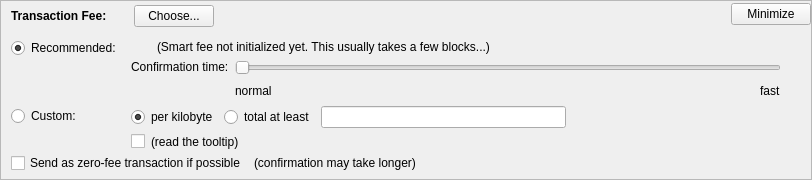
    <widget class="QFrame" name="frameFee">
     <property name="sizePolicy">
      <sizepolicy hsizetype="Expanding" vsizetype="Expanding">
       <horstretch>0</horstretch>
       <verstretch>0</verstretch>
      </sizepolicy>
     </property>
     <property name="maximumSize">
      <size>
       <width>16777215</width>
       <height>16777215</height>
      </size>
     </property>
     <property name="frameShape">
      <enum>QFrame::StyledPanel</enum>
     </property>
     <property name="frameShadow">
      <enum>QFrame::Sunken</enum>
     </property>
     <layout class="QVBoxLayout" name="verticalLayoutFee1">
      <property name="spacing">
       <number>0</number>
      </property>
      <property name="leftMargin">
       <number>0</number>
      </property>
      <property name="topMargin">
       <number>0</number>
      </property>
      <property name="rightMargin">
       <number>0</number>
      </property>
      <property name="bottomMargin">
       <number>0</number>
      </property>
      <item>
       <layout class="QVBoxLayout" name="verticalLayoutFee2" stretch="0,0,0">
        <property name="spacing">
         <number>0</number>
        </property>
        <property name="leftMargin">
         <number>10</number>
        </property>
        <property name="topMargin">
         <number>0</number>
        </property>
        <item>
         <layout class="QHBoxLayout" name="horizontalLayoutFee1">
          <property name="bottomMargin">
           <number>0</number>
          </property>
          <item>
           <layout class="QVBoxLayout" name="verticalLayoutFee7">
            <property name="spacing">
             <number>0</number>
            </property>
            <item>
             <spacer name="verticalSpacerSmartFee">
              <property name="orientation">
               <enum>Qt::Vertical</enum>
              </property>
              <property name="sizeType">
               <enum>QSizePolicy::Fixed</enum>
              </property>
              <property name="sizeHint" stdset="0">
               <size>
                <width>1</width>
                <height>4</height>
               </size>
              </property>
             </spacer>
            </item>
            <item>
             <layout class="QHBoxLayout" name="horizontalLayoutSmartFee">
              <property name="spacing">
               <number>10</number>
              </property>
              <item>
               <widget class="QLabel" name="labelFeeHeadline">
                <property name="sizePolicy">
                 <sizepolicy hsizetype="Preferred" vsizetype="Maximum">
                  <horstretch>0</horstretch>
                  <verstretch>0</verstretch>
                 </sizepolicy>
                </property>
                <property name="font">
                 <font>
                  <weight>75</weight>
                  <bold>true</bold>
                 </font>
                </property>
                <property name="styleSheet">
                 <string notr="true">font-weight:bold;</string>
                </property>
                <property name="text">
                 <string>Transaction Fee:</string>
                </property>
               </widget>
              </item>
              <item>
               <widget class="QLabel" name="labelFeeMinimized">
                <property name="text">
                 <string/>
                </property>
               </widget>
              </item>
              <item>
               <widget class="QPushButton" name="buttonChooseFee">
                <property name="text">
                 <string>Choose...</string>
                </property>
               </widget>
              </item>
             </layout>
            </item>
            <item>
             <spacer name="verticalSpacer_5">
              <property name="orientation">
               <enum>Qt::Vertical</enum>
              </property>
              <property name="sizeHint" stdset="0">
               <size>
                <width>1</width>
                <height>1</height>
               </size>
              </property>
             </spacer>
            </item>
           </layout>
          </item>
          <item>
           <spacer name="horizontalSpacer_4">
            <property name="orientation">
             <enum>Qt::Horizontal</enum>
            </property>
            <property name="sizeHint" stdset="0">
             <size>
              <width>40</width>
              <height>20</height>
             </size>
            </property>
           </spacer>
          </item>
          <item>
           <widget class="QPushButton" name="buttonMinimizeFee">
            <property name="toolTip">
             <string>collapse fee-settings</string>
            </property>
            <property name="text">
             <string>Minimize</string>
            </property>
           </widget>
          </item>
         </layout>
        </item>
        <item>
         <widget class="QFrame" name="frameFeeSelection">
          <layout class="QVBoxLayout" name="verticalLayoutFee12">
           <property name="spacing">
            <number>0</number>
           </property>
           <property name="leftMargin">
            <number>0</number>
           </property>
           <property name="topMargin">
            <number>0</number>
           </property>
           <property name="rightMargin">
            <number>0</number>
           </property>
           <property name="bottomMargin">
            <number>0</number>
           </property>
           <item>
            <layout class="QGridLayout" name="gridLayoutFee">
             <property name="topMargin">
              <number>10</number>
             </property>
             <property name="bottomMargin">
              <number>4</number>
             </property>
             <property name="horizontalSpacing">
              <number>10</number>
             </property>
             <property name="verticalSpacing">
              <number>4</number>
             </property>
             <item row="1" column="1">
              <layout class="QVBoxLayout" name="verticalLayoutFee8">
               <property name="spacing">
                <number>6</number>
               </property>
               <item>
                <layout class="QHBoxLayout" name="horizontalLayoutFee13">
                 <item>
                  <widget class="QRadioButton" name="radioCustomPerKilobyte">
                   <property name="toolTip">
                    <string>If the custom fee is set to 1000 satoshis and the transaction is only 250 bytes, then &quot;per kilobyte&quot; only pays 250 satoshis in fee, while &quot;total at least&quot; pays 1000 satoshis. For transactions bigger than a kilobyte both pay by kilobyte.</string>
                   </property>
                   <property name="text">
                    <string>per kilobyte</string>
                   </property>
                   <property name="checked">
                    <bool>true</bool>
                   </property>
                   <attribute name="buttonGroup">
                    <string notr="true">groupCustomFee</string>
                   </attribute>
                  </widget>
                 </item>
                 <item>
                  <widget class="QRadioButton" name="radioCustomAtLeast">
                   <property name="toolTip">
                    <string>If the custom fee is set to 1000 satoshis and the transaction is only 250 bytes, then &quot;per kilobyte&quot; only pays 250 satoshis in fee, while &quot;total at least&quot; pays 1000 satoshis. For transactions bigger than a kilobyte both pay by kilobyte.</string>
                   </property>
                   <property name="text">
                    <string>total at least</string>
                   </property>
                   <attribute name="buttonGroup">
                    <string notr="true">groupCustomFee</string>
                   </attribute>
                  </widget>
                 </item>
                 <item>
                  <widget class="FreecoinAmountField" name="customFee"/>
                 </item>
                 <item>
                  <spacer name="horizontalSpacer_6">
                   <property name="orientation">
                    <enum>Qt::Horizontal</enum>
                   </property>
                   <property name="sizeHint" stdset="0">
                    <size>
                     <width>1</width>
                     <height>1</height>
                    </size>
                   </property>
                  </spacer>
                 </item>
                </layout>
               </item>
               <item>
                <layout class="QHBoxLayout" name="horizontalLayoutFee8">
                 <item>
                  <widget class="QCheckBox" name="checkBoxMinimumFee">
                   <property name="toolTip">
                    <string>Paying only the minimum fee is just fine as long as there is less transaction volume than space in the blocks. But be aware that this can end up in a never confirming transaction once there is more demand for freecoin transactions than the network can process.</string>
                   </property>
                   <property name="text">
                    <string/>
                   </property>
                  </widget>
                 </item>
                 <item>
                  <widget class="QLabel" name="labelMinFeeWarning">
                   <property name="enabled">
                    <bool>true</bool>
                   </property>
                   <property name="toolTip">
                    <string>Paying only the minimum fee is just fine as long as there is less transaction volume than space in the blocks. But be aware that this can end up in a never confirming transaction once there is more demand for freecoin transactions than the network can process.</string>
                   </property>
                   <property name="text">
                    <string>(read the tooltip)</string>
                   </property>
                   <property name="margin">
                    <number>5</number>
                   </property>
                  </widget>
                 </item>
                 <item>
                  <spacer name="horizontalSpacer_2">
                   <property name="orientation">
                    <enum>Qt::Horizontal</enum>
                   </property>
                   <property name="sizeHint" stdset="0">
                    <size>
                     <width>1</width>
                     <height>1</height>
                    </size>
                   </property>
                  </spacer>
                 </item>
                </layout>
               </item>
              </layout>
             </item>
             <item row="0" column="0">
              <layout class="QVBoxLayout" name="verticalLayoutFee4" stretch="0,1">
               <item>
                <widget class="QRadioButton" name="radioSmartFee">
                 <property name="text">
                  <string>Recommended:</string>
                 </property>
                 <property name="checked">
                  <bool>true</bool>
                 </property>
                 <attribute name="buttonGroup">
                  <string notr="true">groupFee</string>
                 </attribute>
                </widget>
               </item>
               <item>
                <spacer name="verticalSpacer_2">
                 <property name="orientation">
                  <enum>Qt::Vertical</enum>
                 </property>
                 <property name="sizeHint" stdset="0">
                  <size>
                   <width>1</width>
                   <height>1</height>
                  </size>
                 </property>
                </spacer>
               </item>
              </layout>
             </item>
             <item row="1" column="0">
              <layout class="QVBoxLayout" name="verticalLayoutFee9" stretch="0,1">
               <item>
                <widget class="QRadioButton" name="radioCustomFee">
                 <property name="text">
                  <string>Custom:</string>
                 </property>
                 <attribute name="buttonGroup">
                  <string notr="true">groupFee</string>
                 </attribute>
                </widget>
               </item>
               <item>
                <spacer name="verticalSpacer_6">
                 <property name="orientation">
                  <enum>Qt::Vertical</enum>
                 </property>
                 <property name="sizeHint" stdset="0">
                  <size>
                   <width>1</width>
                   <height>1</height>
                  </size>
                 </property>
                </spacer>
               </item>
              </layout>
             </item>
             <item row="0" column="1">
              <layout class="QVBoxLayout" name="verticalLayoutFee3" stretch="0,0,1">
               <property name="spacing">
                <number>6</number>
               </property>
               <property name="topMargin">
                <number>2</number>
               </property>
               <item>
                <layout class="QHBoxLayout" name="horizontalLayoutFee12">
                 <item>
                  <widget class="QLabel" name="labelSmartFee">
                   <property name="text">
                    <string/>
                   </property>
                   <property name="margin">
                    <number>2</number>
                   </property>
                  </widget>
                 </item>
                 <item>
                  <widget class="QLabel" name="labelFeeEstimation">
                   <property name="text">
                    <string/>
                   </property>
                  </widget>
                 </item>
                 <item>
                  <widget class="QLabel" name="labelSmartFee2">
                   <property name="text">
                    <string>(Smart fee not initialized yet. This usually takes a few blocks...)</string>
                   </property>
                   <property name="margin">
                    <number>2</number>
                   </property>
                  </widget>
                 </item>
                 <item>
                  <spacer name="horizontalSpacer_5">
                   <property name="orientation">
                    <enum>Qt::Horizontal</enum>
                   </property>
                   <property name="sizeHint" stdset="0">
                    <size>
                     <width>1</width>
                     <height>1</height>
                    </size>
                   </property>
                  </spacer>
                 </item>
                </layout>
               </item>
               <item>
                <layout class="QHBoxLayout" name="horizontalLayoutFee9">
                 <item>
                  <layout class="QVBoxLayout" name="verticalLayoutFee6">
                   <item>
                    <widget class="QLabel" name="labelSmartFee3">
                     <property name="text">
                      <string>Confirmation time:</string>
                     </property>
                     <property name="margin">
                      <number>2</number>
                     </property>
                    </widget>
                   </item>
                   <item>
                    <spacer name="verticalSpacer_3">
                     <property name="orientation">
                      <enum>Qt::Vertical</enum>
                     </property>
                     <property name="sizeHint" stdset="0">
                      <size>
                       <width>1</width>
                       <height>1</height>
                      </size>
                     </property>
                    </spacer>
                   </item>
                  </layout>
                 </item>
                 <item>
                  <layout class="QVBoxLayout" name="verticalLayoutFee5">
                   <property name="rightMargin">
                    <number>30</number>
                   </property>
                   <item>
                    <widget class="QSlider" name="sliderSmartFee">
                     <property name="minimum">
                      <number>0</number>
                     </property>
                     <property name="maximum">
                      <number>24</number>
                     </property>
                     <property name="pageStep">
                      <number>1</number>
                     </property>
                     <property name="value">
                      <number>0</number>
                     </property>
                     <property name="orientation">
                      <enum>Qt::Horizontal</enum>
                     </property>
                     <property name="invertedAppearance">
                      <bool>false</bool>
                     </property>
                     <property name="invertedControls">
                      <bool>false</bool>
                     </property>
                     <property name="tickPosition">
                      <enum>QSlider::NoTicks</enum>
                     </property>
                    </widget>
                   </item>
                   <item>
                    <layout class="QHBoxLayout" name="horizontalLayoutFee10">
                     <item>
                      <widget class="QLabel" name="labelSmartFeeNormal">
                       <property name="text">
                        <string>normal</string>
                       </property>
                      </widget>
                     </item>
                     <item>
                      <spacer name="horizontalSpacer_3">
                       <property name="orientation">
                        <enum>Qt::Horizontal</enum>
                       </property>
                       <property name="sizeHint" stdset="0">
                        <size>
                         <width>40</width>
                         <height>20</height>
                        </size>
                       </property>
                      </spacer>
                     </item>
                     <item>
                      <widget class="QLabel" name="labelSmartFeeFast">
                       <property name="text">
                        <string>fast</string>
                       </property>
                      </widget>
                     </item>
                    </layout>
                   </item>
                  </layout>
                 </item>
                </layout>
               </item>
               <item>
                <spacer name="verticalSpacer_4">
                 <property name="orientation">
                  <enum>Qt::Vertical</enum>
                 </property>
                 <property name="sizeHint" stdset="0">
                  <size>
                   <width>1</width>
                   <height>1</height>
                  </size>
                 </property>
                </spacer>
               </item>
              </layout>
             </item>
            </layout>
           </item>
           <item>
            <layout class="QHBoxLayout" name="horizontalLayoutFee5" stretch="0,0,0">
             <property name="spacing">
              <number>8</number>
             </property>
             <property name="bottomMargin">
              <number>4</number>
             </property>
             <item>
              <widget class="QCheckBox" name="checkBoxFreeTx">
               <property name="text">
                <string>Send as zero-fee transaction if possible</string>
               </property>
              </widget>
             </item>
             <item>
              <widget class="QLabel" name="labelFreeTx">
               <property name="text">
                <string>(confirmation may take longer)</string>
               </property>
               <property name="margin">
                <number>5</number>
               </property>
              </widget>
             </item>
             <item>
              <spacer name="horizontalSpacerFee5">
               <property name="orientation">
                <enum>Qt::Horizontal</enum>
               </property>
               <property name="sizeHint" stdset="0">
                <size>
                 <width>1</width>
                 <height>1</height>
                </size>
               </property>
              </spacer>
             </item>
            </layout>
           </item>
           <item>
            <spacer name="verticalSpacerFee2">
             <property name="orientation">
              <enum>Qt::Vertical</enum>
             </property>
             <property name="sizeHint" stdset="0">
              <size>
               <width>1</width>
               <height>1</height>
              </size>
             </property>
            </spacer>
           </item>
          </layout>
         </widget>
        </item>
        <item>
         <spacer name="verticalSpacerFee">
          <property name="orientation">
           <enum>Qt::Vertical</enum>
          </property>
          <property name="sizeHint" stdset="0">
           <size>
            <width>800</width>
            <height>1</height>
           </size>
          </property>
         </spacer>
        </item>
       </layout>
      </item>
     </layout>
    </widget>
